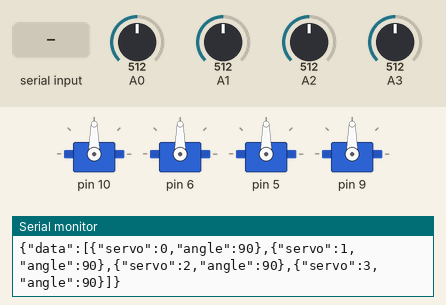
Simulated run of this sketch. Board: Arduino Uno, built with avr-gcc and run on an emulated ATmega328P. On the bench: 4 × servo, the last lines printed to the serial monitor. Inputs (shaded band) come from the test bench; at power-on: A2 = 512, A3 = 512, A0 = 512, A1 = 512.

Above: at 3.1 s.
3.2 s: "E" received over Serial
At 5.3 s:
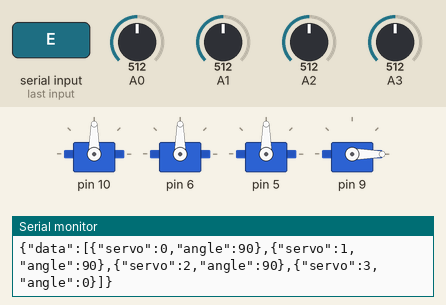
5.6 s: A2 set to 427
7.1 s: A2 set to 395
At 8.4 s:
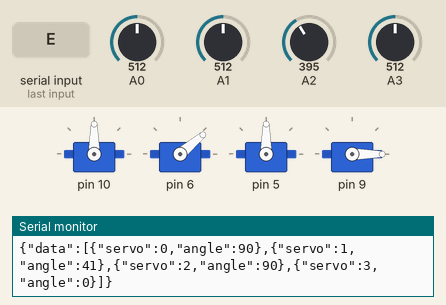
10.1 s: A3 set to 420
11.6 s: A3 set to 401
At 14.3 s:
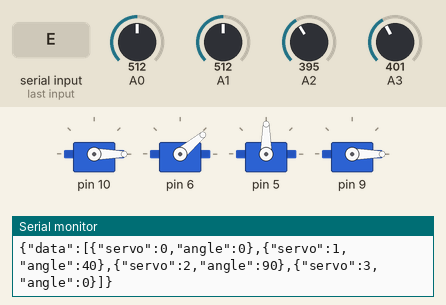
14.6 s: A0 set to 427
16.1 s: A0 set to 401
At 17.4 s:
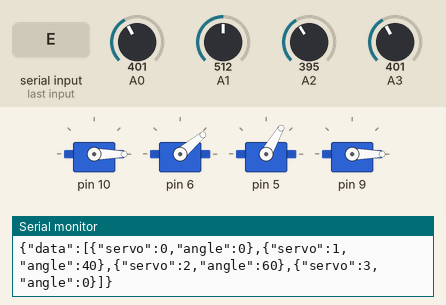
Timing chart, 0 to 19.1 s (numbered marks = the images above; inputs shaded):
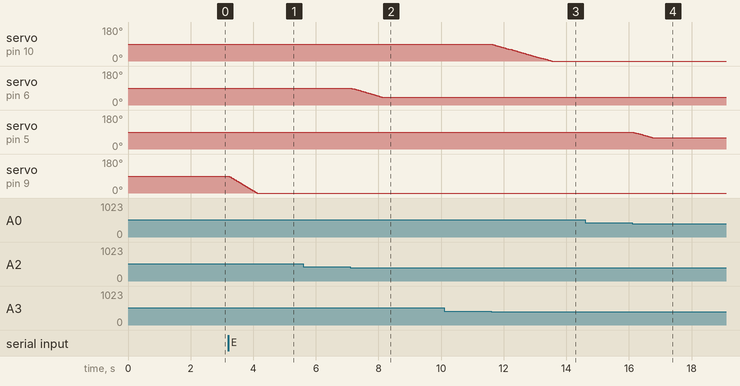

Measured:
- the behaviour switches between 412 and 411 on A2 (found by bisection; images 1 and 2)
- the behaviour switches between 412 and 411 on A3 (found by bisection; images 2 and 3)
- the behaviour switches between 412 and 411 on A0 (found by bisection; images 3 and 4)
- after the input at 3.2 s, servo on pin 9: moves from 90° to 0° over 0.90 s, starting at once
- after the input at 7.1 s, servo on pin 6: moves from 90° to 40° over 1.0 s, starting at once
- after the input at 11.6 s, servo on pin 10: moves from 90° to 0° over 1.9 s, starting at once
- after the input at 16.1 s, servo on pin 5: moves from 90° to 60° over 0.64 s, starting at once

The sketch:

myArm.ino
```cpp
// Arduino 4DOF Robot Arm
#include <Servo.h> // Serve motor header

// JoyStick
#define XPOS 0
#define YPOS 1

// 4DOF
const int SERVOS = 4;
int PIN[SERVOS]; // 서보모터 pin
int MIN[SERVOS], MAX[SERVOS]; // 최소, 최대 각도
int INITANGLE[SERVOS], previousAngle[SERVOS], currentAngle[SERVOS]; // 초기 각도, 이전 각도, 현재 각도
int value[SERVOS], idle[SERVOS], ANA[SERVOS]; // analog (joystick)

Servo myservo[SERVOS]; // servo list -> [myservo0, myservo1, myservo2, myservo3]

// 시리얼 데이터 전달 (논블로킹 방식)
unsigned long previousTime = 0; // 이전 시간
unsigned long interval = 1000; // 원하는 간격 (밀리초 단위)

int angleDatas[4]; // 서보 각도
int initAng[4] = {90, 120, 90, 120}; // 초기 각도

void setup()   {
  Serial.begin(9600); // 시리얼 (baudrate)
  // Base servo
  PIN[0] = 10; // pin
  MIN[0] = 0;  // 최소 각도
  MAX[0] = 180; // 최대 각도
  INITANGLE[0] = initAng[0];  // 초기 각도
  ANA[0] = 3; // Joystick analog pin
  // Left servo
  PIN[1] = 6;
  MIN[1] = 40;
  MAX[1] = 180;
  INITANGLE[1] = initAng[1];
  ANA[1] = 2;
  // Right servo
  PIN[2] = 5;
  MIN[2] = 60;
  MAX[2] = 180;
  INITANGLE[2] = initAng[2];
  ANA[2] = 0;
  // Grip servo
  PIN[3] = 9;
  MIN[3] = 0;
  MAX[3] = 180;
  INITANGLE[3] = initAng[3];
  ANA[3] = 1;

  // 초기 위치
  for (int i = 0; i < SERVOS; i++){
    myservo[i].attach(PIN[i]); // 서보모터 attach <-> dettach
    moveSingleMotorWithSpeed(i, INITANGLE[i], 1000); // (motor, angle, speed) -> speed가 높을수록 느려짐
    value[i] = 0;
    idle[i] = 0;
    previousAngle[i]=INITANGLE[i];
  }

}

// 구역 별 이동
void A_move(int speed){
  moveWithSpeed(currentAngle[0], initAng[1], initAng[2], currentAngle[3], speed);
  moveWithSpeed(0, 160, 150, currentAngle[3], speed);
}
void B_move(int speed){
  moveWithSpeed(currentAngle[0], initAng[1], initAng[2], currentAngle[3], speed);
  moveWithSpeed(60, 160, 150, currentAngle[3], speed);
}

void C_move(int speed){
  moveWithSpeed(currentAngle[0], initAng[1], initAng[2], currentAngle[3], speed);
  moveWithSpeed(120, 160, 150, currentAngle[3], speed);
}

void D_move(int speed){
  moveWithSpeed(currentAngle[0], initAng[1], initAng[2], currentAngle[3], speed);
  moveWithSpeed(180, 160, 150, currentAngle[3], speed);
}

void move(int t1, int t2, int t3, int t4){
  Servo servos[SERVOS] = {myservo[0], myservo[1], myservo[2], myservo[3]};
  int targetAngles[SERVOS] = {t1, t2, t3, t4};

  for(int i = 0; i < SERVOS; i++){
    int currentAngle = servos[i].read();
    if(currentAngle != targetAngles[i]){
      int step = (currentAngle < targetAngles[i]) ? 1 : -1; // 위치의 스탭 방향을 결정
      while(currentAngle != targetAngles[i]){
        currentAngle += step;
        servos[i].write(currentAngle);
        delay(10);
//        Serial.print("Servo ");
//        Serial.print(i);
//        Serial.print(" Angle: ");
//        Serial.println(currentAngle);
      }
    }
  }
}

// base, left, right, grip 각도
void moveWithSpeed(int t1, int t2, int t3, int t4, int speed) {
  Servo servos[SERVOS] = {myservo[0], myservo[1], myservo[2], myservo[3]};
  int targetAngles[SERVOS] = {t1, t2, t3, t4};

  for (int i = 0; i < SERVOS; i++) {
    int currentAngle = servos[i].read();
    if (currentAngle != targetAngles[i]) {
      int step = (currentAngle < targetAngles[i]) ? 1 : -1;
      int delayTime = speed / abs(targetAngles[i] - currentAngle); // 속도에 따른 딜레이 계산

      while (currentAngle != targetAngles[i]) {
        currentAngle += step;
        servos[i].write(currentAngle);
        delay(delayTime);
//        Serial.print("Servo ");
//        Serial.print(i);
//        Serial.print(" Angle: ");
//        Serial.println(currentAngle);
      }
    }
  }
}
// void moveWithSpeed(int t1, int t2, int t3, int t4, int speed) {
//   Servo servos[SERVOS] = {myservo[0], myservo[1], myservo[2], myservo[3]};
//   int targetAngles[SERVOS] = {t1, t2, t3, t4};

//   for (int i = 0; i < SERVOS; i++) {
//     int currentAngle = servos[i].read();
//     if (currentAngle != targetAngles[i]) {
//       int step = (currentAngle < targetAngles[i]) ? 1 : -1;
//       int delayTime = speed / abs(targetAngles[i] - currentAngle); // 속도에 따른 딜레이 계산

//       unsigned long previousTime = millis();
//       while (currentAngle != targetAngles[i]) {
//         unsigned long currentTime = millis();
//         if (currentTime - previousTime >= delayTime) {
//           previousTime = currentTime;
//           currentAngle += step;
//           servos[i].write(currentAngle);
//           Serial.print("Servo ");
//           Serial.print(i);
//           Serial.print(" Angle: ");
//           Serial.println(currentAngle);
//         }
//       }
//     }
//   }
// }

/*
*motor index
0 - base motor
1 - left motor
2 - right motor
3 - gripper motor
*/
void moveSingleMotorWithSpeed(int motorIndex, int targetAngle, int speed){
  if(motorIndex >= 0 && motorIndex < SERVOS){
    Servo servo = myservo[motorIndex];
    int currentAngle = servo.read(); // 직전 servo.write를 한 각도를 얻음

    if(currentAngle != targetAngle) {
      // int ans = (a > b) ? x : y; -> true일 때 x, false일 때 y
      int step = (currentAngle < targetAngle) ? 1 : -1; // 방향 설정

      int delayTime = speed / abs(targetAngle - currentAngle); // 멀수록 speed는 빠르게
      while(currentAngle != targetAngle){
        currentAngle += step;
        servo.write(currentAngle);
        delay(delayTime);
//        Serial.print("Servo ");
//        Serial.print(motorIndex);
//        Serial.print(" Angle : ");
//        Serial.println(currentAngle);
      }
    }
  }
}

void openGrip(){
  int currentAngle = myservo[3].read();
  if(currentAngle < 150) {
    int step = (currentAngle < 150) ? 1 : -1;
    while(currentAngle != 150){
      currentAngle += step;
      myservo[3].write(currentAngle);
      delay(10);
//      Serial.print("Servo Gripper Open");
//      Serial.print(" Angle : ");
//      Serial.println(currentAngle);
    }
  }
}
void closeGrip(){
  // 현재 각도를 구해서 step만큼 이동
  int currentAngle = myservo[3].read();
  if(currentAngle != 0){
    int step = (currentAngle < 0) ? 1 : -1;
    while(currentAngle != 0){
      currentAngle += step;
      myservo[3].write(currentAngle);
      delay(10);
//      Serial.print("Servo Gripper Close");
//      Serial.print(" Angle : ");
//      Serial.println(currentAngle);
    }
  }
}

void loop() {
  delay(20); // 로봇팔 속도조정을 위한 딜레이

  // joystick (수동 조작)

  for (int i = 0; i < SERVOS; i++){
    value[i] = analogRead(ANA[i]);
    currentAngle[i] = myservo[i].read();
    angleDatas[i] = currentAngle[i];
    if (value[i] > 612) {
      idle[i] = 0;

      if (currentAngle[i] < MAX[i]) ++currentAngle[i];
      if (!myservo[i].attached()){ // attach가 안된 경우 들어감
        myservo[i].attach(PIN[i]); // servo 시동 건다
      }
      myservo[i].write(currentAngle[i]);
    } else if (value[i] < 412) {
      idle[i] = 0;
      if (currentAngle[i] > MIN[i]) --currentAngle[i];
      if (!myservo[i].attached()){
        myservo[i].attach(PIN[i]);
      }
      myservo[i].write(currentAngle[i]);
    } else {
      ++idle[i];
    }
    // if (idle[i] > 100){
    //   myservo[i].detach(); //서보모터를 일정시간 사용하지 않으면 연결을 끊어둔다.
    //   idle[i] = 0;
    // }
  }

  // 리액트 버튼 API 구역 데이터를 수신받았을 때
  if(Serial.available() > 0){
    char input = Serial.read();
    if(input == 'A'){
      A_move(1000);
    } else if (input == 'B'){
      B_move(1000);
    } else if (input == 'C'){
      C_move(1000);
    } else if (input == 'D'){
      D_move(1000);
    } else if (input == 'E'){ // close
      closeGrip();
    } else if (input == 'F'){ // open
      openGrip();
    }
  }

   //
   unsigned long currentTime = millis();

   if (currentTime - previousTime >= interval) {
     String result;
     String strS = "{\"data\":[";
     for (int i = 0; i < SERVOS; i++){
       // 원하는 작업 수행
       String str1;
       if(i == 0){
         str1 = "{\"servo\":";
       }else {
         str1 = ",{\"servo\":";
       }
       String str2 = String(i);
       String str3 = ",\"angle\":";
       String str4 = String(angleDatas[i]);
       String str5 = "}";

       result += str1+str2+str3+str4+str5;
     }
     String strE = "]}";
     Serial.println(strS+result+strE); // JSON data 시리얼로 전송!
     previousTime = currentTime; // 현재 시간으로 갱신
   }
}
```
